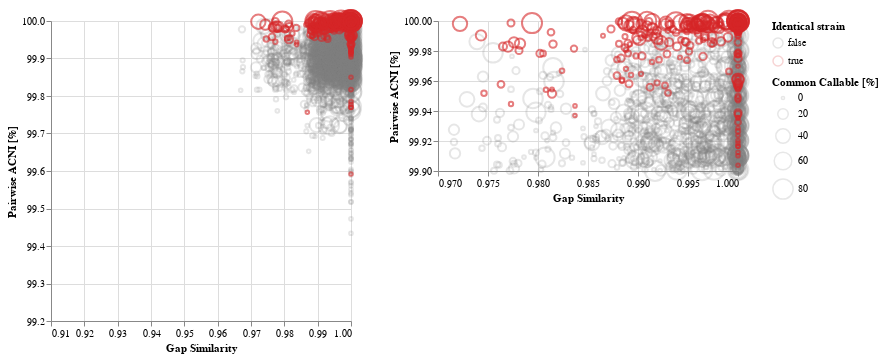

Notebook code for this chart:
### Code cell
df = pandas.read_csv('benchmarks/straingr/straingrcompare_0.5.tsv', sep='\t')
df['samestrain'] = df.samestrain.astype(bool)

color_domain = [False, True]
color_range = ["grey", "#d62728"]

c_diff = alt.Chart(df[~df.samestrain]).mark_point(opacity=0.2, color="grey").encode(
    alt.X('gapJaccardSim', scale=alt.Scale(zero=False, domain=[0.91, 1.0]), title="Gap Similarity"),
    alt.Y('singleAgreePct', scale=alt.Scale(zero=False, domain=[99.2, 100]), title="Pairwise ACNI [%]"),
    color=alt.Color('samestrain', type='nominal', title="Identical strain", 
                    scale=alt.Scale(domain=color_domain, range=color_range)),
    size=alt.Size('commonPct', type="quantitative", title="Common Callable [%]",
                  scale=alt.Scale(range=(10, 500))),
    tooltip=['strain', 'strain1ani', 'strain2ani', 'gapJaccardSim', 'singleAgreePct', 'commonPct']
)

c_same = alt.Chart(df[df.samestrain]).mark_point(opacity=0.6, color="firebrick").encode(
    alt.X('gapJaccardSim', scale=alt.Scale(zero=False, domain=[0.91, 1.0]), title="Gap Similarity"),
    alt.Y('singleAgreePct', scale=alt.Scale(zero=False, domain=[99.2, 100]), title="Pairwise ACNI [%]"),
    color=alt.Color('samestrain', type='nominal', title="Identical strain", 
                    scale=alt.Scale(domain=color_domain, range=color_range)),
    size=alt.Size('commonPct', type="quantitative", title="Common Callable [%]",
                  scale=alt.Scale(range=(10, 500))),
    tooltip=['strain', 'strain1ani', 'strain2ani', 'gapJaccardSim', 'singleAgreePct', 'commonPct']
)

full = (c_diff + c_same).resolve_scale('shared').properties(width=300, height=300)

zoomed_df = df[(df['gapJaccardSim'] > 0.97) & (df['singleAgreePct'] > 99.9)]
c_diff_zoom = alt.Chart(zoomed_df[~zoomed_df.samestrain]).mark_point(opacity=0.2, color="grey").encode(
    alt.X('gapJaccardSim', scale=alt.Scale(zero=False, domain=[0.97, 1.0]), title="Gap Similarity"),
    alt.Y('singleAgreePct', scale=alt.Scale(zero=False, domain=[99.9, 100]), title="Pairwise ACNI [%]"),
    color=alt.Color('samestrain', type='nominal', title="Identical strain", 
                    scale=alt.Scale(domain=color_domain, range=color_range)),
    size=alt.Size('commonPct', type="quantitative", title="Common Callable [%]",
                  scale=alt.Scale(range=(10, 500))),
    tooltip=['strain', 'strain1ani', 'strain2ani', 'gapJaccardSim', 'singleAgreePct', 'commonPct']
)

c_same_zoom = alt.Chart(zoomed_df[zoomed_df.samestrain]).mark_point(opacity=0.6, color="firebrick").encode(
    alt.X('gapJaccardSim', scale=alt.Scale(zero=False, domain=[0.97, 1.0]), title="Gap Similarity"),
    alt.Y('singleAgreePct', scale=alt.Scale(zero=False, domain=[99.9, 100]), title="Pairwise ACNI [%]"),
    color=alt.Color('samestrain', type='nominal', title="Identical strain", 
                    scale=alt.Scale(domain=color_domain, range=color_range)),
    size=alt.Size('commonPct', type="quantitative", title="Common Callable [%]",
                  scale=alt.Scale(range=(10, 500))),
    tooltip=['strain', 'strain1ani', 'strain2ani', 'gapJaccardSim', 'singleAgreePct', 'commonPct']
)

zoom = (c_diff_zoom + c_same_zoom).resolve_scale('shared').properties(width=300, height=150)

(full | zoom).resolve_scale('shared')

### Figure 1 — Vega-Lite specification as saved in the notebook (floating-point values rounded to 4 significant figures; data arrays with more than 128 entries replaced by an {"elided": "..."} marker saying what was removed)
{"config": {"view": {"continuousWidth": 400, "continuousHeight": 300}}, "hconcat": [{"layer": [{"data": {"name": "data-5bc61dce8f60e18cb70b25941f92d8c1"}, "mark": {"type": "point", "color": "grey", "opacity": 0.2}, "encoding": {"color": {"type": "nominal", "field": "samestrain", "scale": {"domain": [false, true], "range": ["grey", "#d62728"]}, "title": "Identical strain"}, "size": {"type": "quantitative", "field": "commonPct", "scale": {"range": [10, 500]}, "title": "Common Callable [%]"}, "tooltip": [{"type": "nominal", "field": "strain"}, {"type": "quantitative", "field": "strain1ani"}, {"type": "quantitative", "field": "strain2ani"}, {"type": "quantitative", "field": "gapJaccardSim"}, {"type": "quantitative", "field": "singleAgreePct"}, {"type": "quantitative", "field": "commonPct"}], "x": {"type": "quantitative", "field": "gapJaccardSim", "scale": {"domain": [0.91, 1.0], "zero": false}, "title": "Gap Similarity"}, "y": {"type": "quantitative", "field": "singleAgreePct", "scale": {"domain": [99.2, 100], "zero": false}, "title": "Pairwise ACNI [%]"}}}, {"data": {"name": "data-8b974c4dc3a292757f45023d84af77c1"}, "mark": {"type": "point", "color": "firebrick", "opacity": 0.6}, "encoding": {"color": {"type": "nominal", "field": "samestrain", "scale": {"domain": [false, true], "range": ["grey", "#d62728"]}, "title": "Identical strain"}, "size": {"type": "quantitative", "field": "commonPct", "scale": {"range": [10, 500]}, "title": "Common Callable [%]"}, "tooltip": [{"type": "nominal", "field": "strain"}, {"type": "quantitative", "field": "strain1ani"}, {"type": "quantitative", "field": "strain2ani"}, {"type": "quantitative", "field": "gapJaccardSim"}, {"type": "quantitative", "field": "singleAgreePct"}, {"type": "quantitative", "field": "commonPct"}], "x": {"type": "quantitative", "field": "gapJaccardSim", "scale": {"domain": [0.91, 1.0], "zero": false}, "title": "Gap Similarity"}, "y": {"type": "quantitative", "field": "singleAgreePct", "scale": {"domain": [99.2, 100], "zero": false}, "title": "Pairwise ACNI [%]"}}}], "height": 300, "resolve": {"scale": {"color": "shared"}}, "width": 300}, {"layer": [{"data": {"name": "data-c12ace19bdca73d5513dc738c51cd13c"}, "mark": {"type": "point", "color": "grey", "opacity": 0.2}, "encoding": {"color": {"type": "nominal", "field": "samestrain", "scale": {"domain": [false, true], "range": ["grey", "#d62728"]}, "title": "Identical strain"}, "size": {"type": "quantitative", "field": "commonPct", "scale": {"range": [10, 500]}, "title": "Common Callable [%]"}, "tooltip": [{"type": "nominal", "field": "strain"}, {"type": "quantitative", "field": "strain1ani"}, {"type": "quantitative", "field": "strain2ani"}, {"type": "quantitative", "field": "gapJaccardSim"}, {"type": "quantitative", "field": "singleAgreePct"}, {"type": "quantitative", "field": "commonPct"}], "x": {"type": "quantitative", "field": "gapJaccardSim", "scale": {"domain": [0.97, 1.0], "zero": false}, "title": "Gap Similarity"}, "y": {"type": "quantitative", "field": "singleAgreePct", "scale": {"domain": [99.9, 100], "zero": false}, "title": "Pairwise ACNI [%]"}}}, {"data": {"name": "data-ef558d5bdb03756593f7402bafdafe30"}, "mark": {"type": "point", "color": "firebrick", "opacity": 0.6}, "encoding": {"color": {"type": "nominal", "field": "samestrain", "scale": {"domain": [false, true], "range": ["grey", "#d62728"]}, "title": "Identical strain"}, "size": {"type": "quantitative", "field": "commonPct", "scale": {"range": [10, 500]}, "title": "Common Callable [%]"}, "tooltip": [{"type": "nominal", "field": "strain"}, {"type": "quantitative", "field": "strain1ani"}, {"type": "quantitative", "field": "strain2ani"}, {"type": "quantitative", "field": "gapJaccardSim"}, {"type": "quantitative", "field": "singleAgreePct"}, {"type": "quantitative", "field": "commonPct"}], "x": {"type": "quantitative", "field": "gapJaccardSim", "scale": {"domain": [0.97, 1.0], "zero": false}, "title": "Gap Similarity"}, "y": {"type": "quantitative", "field": "singleAgreePct", "scale": {"domain": [99.9, 100], "zero": false}, "title": "Pairwise ACNI [%]"}}}], "height": 150, "resolve": {"scale": {"color": "shared"}}, "width": 300}], "resolve": {"scale": {"color": "shared"}}, "$schema": "https://vega.github.io/schema/vega-lite/v4.8.1.json", "datasets": {"data-5bc61dce8f60e18cb70b25941f92d8c1": {"elided": "2529 records"}, "data-8b974c4dc3a292757f45023d84af77c1": {"elided": "277 records"}, "data-c12ace19bdca73d5513dc738c51cd13c": {"elided": "1247 records"}, "data-ef558d5bdb03756593f7402bafdafe30": {"elided": "269 records"}}}
